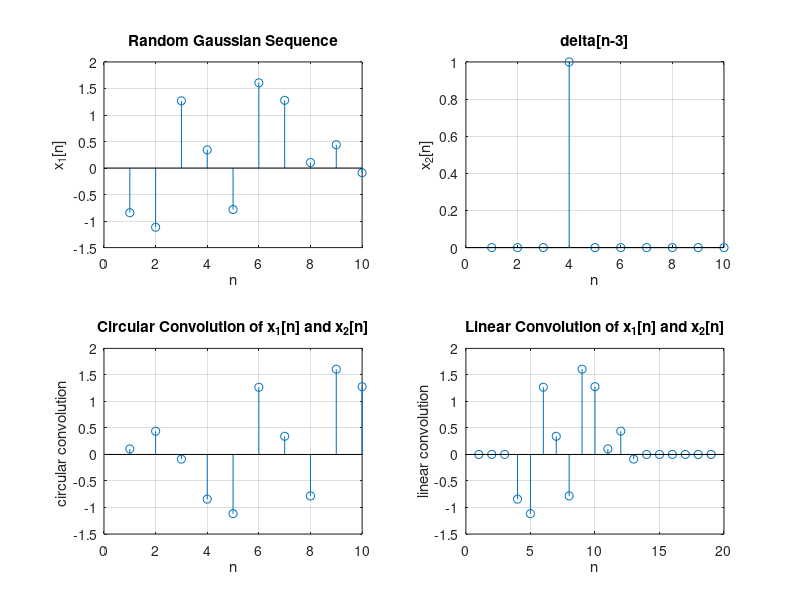

The MATLAB source for this figure:

% Generate two finite length sequences as follows. The sequence 𝑥1[𝑛] is a random
% Gaussian sequence of length 10 and 𝑥2[𝑛] is first 10 samples of the signal 𝛿[𝑛 − 3]
% starting from n = 0.

% part-j
x1 = randn(1,10); % gaussian noise
x2 = [zeros(1,3) 1 zeros(1, 6)]; % first 10 samples of the signal 𝛿[𝑛 − 3] starting from n = 0

% part-k
% Compute the convolution of the two sequences using the conv function in MATLAB.
linear = conv(x1,x2,"full");
circular = cconv(x1,x2,10);

% plot the circular and linear convolution
figure;
% plot x1 and x2
subplot(2,2,1);
stem(x1);
xlabel("n");
ylabel("x_1[n]");
title("Random Gaussian Sequence");

grid on;

subplot(2,2,2);
stem(x2);
xlabel("n");
ylabel("x_2[n]");
title("\delta[n-3]");
grid on;

subplot(2,2,3);
stem(circular);
xlabel("n");
ylabel("circular convolution ");
title("Circular Convolution of x_1[n] and x_2[n]");
grid on;

subplot(2,2,4);
stem(linear);
xlabel("n");
ylabel("linear convolution");
title("Linear Convolution of x_1[n] and x_2[n]");
grid on;

